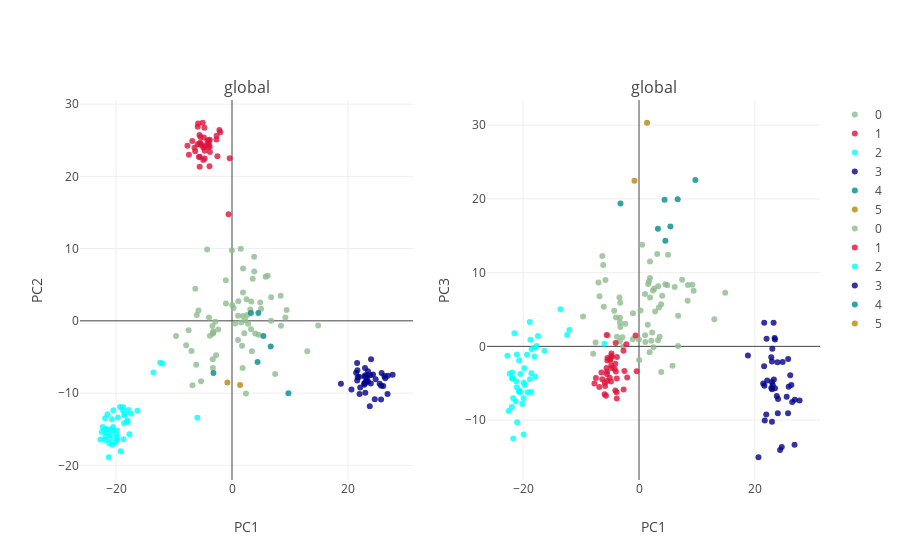

The cell this chart's notebook holds for it:
### Code cell
print('Number of markers: {}'.format(genotype.shape[1]))

print('Number of individuals: {}'.format(genotype.shape[0]))

pca2 = PCA(n_components=3, whiten=False,svd_solver='randomized')

feats= pca2.fit_transform(genotype)

##

## perform MeanShift clustering.
bandwidth = estimate_bandwidth(feats, quantile=0.15)

ms = MeanShift(bandwidth=bandwidth, bin_seeding=False, cluster_all=True, min_bin_freq=15)
ms.fit(feats)
labels1 = ms.labels_
label_select = {y:[x for x in range(len(labels1)) if labels1[x] == y] for y in sorted(list(set(labels1)))}

##

PCA_color_ref= ['darkseagreen','crimson', 'cyan', 'darkblue', 'darkcyan',
            'darkgoldenrod', 'darkgray', 'darkgrey', 'darkgreen',
            'darkkhaki', 'darkmagenta', 'darkolivegreen', 'darkorange',
            'darkorchid', 'darkred', 'darksalmon', 'darkseagreen',
            'darkslateblue', 'darkslategray', 'darkslategrey',
            'darkturquoise', 'darkviolet', 'deeppink']

from plotly import tools

fig_pca_subplots = tools.make_subplots(rows=1, cols=2,subplot_titles=tuple(['global','global']))

for subp in range(2):
    
    n_plot= subp
    
    coords= label_select
    
    for i in coords.keys():
        trace= go.Scatter(
        x = feats[coords[i],0],
        y = feats[coords[i],subp + 1],
        mode= "markers",
        name= str(i),
        marker= {
        'color': PCA_color_ref[i],
        'line': {'width': 0},
        'size': 6,
        'symbol': 'circle',
        "opacity": .8})
        
        fig_pca_subplots.append_trace(trace, int(n_plot/float(2)) + 1, subp + 1)
    
    fig_pca_subplots['layout']['yaxis' + str(n_plot + 1)].update(title='PC{}'.format(subp + 2))
    fig_pca_subplots['layout']['xaxis' + str(n_plot + 1)].update(title='PC1')

layout = go.Layout()

fig= go.Figure(data=fig_pca_subplots, layout=layout)
iplot(fig)

### Figure 1 — Plotly figure (JSON) as saved in the notebook; plotly's stock layout.template omitted (floating-point values rounded to 4 significant figures)
{"data": [{"marker": {"color": "darkseagreen", "line": {"width": 0}, "opacity": 0.8, "size": 6, "symbol": "circle"}, "mode": "markers", "name": "0", "type": "scatter", "uid": "e9b2f63b-0e82-43cd-a75d-21ca3e220298", "x": [-7.486, 3.143, -4.29, -5.789, 4.871, -3.299, -3.24, -6.991, -6.823, 1.586, -6.33, 6.161, 3.568, 1.047, 7.444, -3.331, 1.889, 6.741, 2.417, -6.183, 1.724, 1.893, 0.5532, 0.03442, -2.38, -9.663, 1.511, -3.301, 3.323, -3.803, 14.87, 1.095, -2.749, 5.02, -5.346, -7.911, 1.039, 3.282, 8.39, 3.823, -2.878, 0.2655, 4.562, 5.786, -0.02457, -1.04, 1.907, 2.509, 9.207, -3.382, 2.273, 9.43, 4.007, 3.842, 6.761, -3.972, -3.229, 8.441, 3.432, -6.083, 2.627, 1.83, 2.787, 12.99, -1.07, 2.135], "xaxis": "x", "y": [-1.318, 1.571, 9.867, 1.424, 2.527, -6.536, -1.664, -4.164, -8.919, -0.2382, 4.446, 6.248, 5.818, -2.662, -7.361, -5.318, 0.6529, 0.01125, -10.07, -6.091, -3.436, 3.939, -0.3552, 2.175, -1.194, -2.1, 9.974, -1.79, 2.671, -2.082, -0.6412, 2.708, -4.778, 1.663, -8.368, -3.39, 0.7113, -1.149, 3.466, 8.886, -0.1341, 1.774, -1.924, 6.094, 9.782, 2.393, 7.24, 2.978, 0.4682, -0.7009, 0.06469, 1.49, -1.759, 6.813, 3.265, 0.4525, -1.488, -0.6739, -4.194, 0.824, 0.8, -6.535, -0.3958, -4.224, 5.607, -1.704], "yaxis": "y"}, {"marker": {"color": "crimson", "line": {"width": 0}, "opacity": 0.8, "size": 6, "symbol": "circle"}, "mode": "markers", "name": "1", "type": "scatter", "uid": "114dccfa-8782-47e8-ba28-502738cc1398", "x": [-4.764, -5.462, -5.613, -2.177, -6.346, -6.859, -5.046, -4.704, -5.501, -4.841, -7.693, -2.652, -5.438, -5.852, -7.435, -5.558, -5.942, -3.886, -4.03, -4.006, -4.963, -4.08, -5.582, -5.704, -4.086, -3.811, -2.681, -3.838, -3.83, -2.036, -4.973, -4.781, -5.911, -4.234, -0.3979, -2.512, -4.762, -4.719, -6.477, -5.473, -0.5963], "xaxis": "x", "y": [26.74, 24.36, 25.73, 26.4, 23.49, 24.91, 27.42, 23.54, 24.67, 25.37, 24.25, 25.62, 25.44, 27.33, 22.99, 22.72, 24.45, 21.41, 24.96, 24.55, 22.26, 24.04, 21.32, 22.68, 24.49, 23.38, 25.09, 24.09, 25.06, 26.11, 24.01, 24.27, 26.88, 24.97, 22.52, 22.79, 24.1, 22.48, 23.95, 24.53, 14.75], "yaxis": "y"}, {"marker": {"color": "cyan", "line": {"width": 0}, "opacity": 0.8, "size": 6, "symbol": "circle"}, "mode": "markers", "name": "2", "type": "scatter", "uid": "3c1cfa13-4bce-46e0-ab2c-fc939b4553f2", "x": [-18.04, -21.04, -21.5, -19.69, -21.09, -20.52, -21.27, -21.08, -17.44, -21.71, -19.82, -18.05, -20.64, -19.33, -22.49, -20.48, -21.85, -21.2, -21.88, -19.93, -18.57, -17.9, -19.91, -16.34, -19.9, -18.53, -17.7, -20.73, -22.33, -20.68, -20.15, -18.74, -22.72, -18.82, -21.72, -21.93, -19.23, -18.85, -21.89, -18.62, -5.977, -13.56, -12.41, -12.02], "xaxis": "x", "y": [-14.02, -16.35, -12.95, -13.38, -15.03, -14.71, -18.89, -15.84, -12.85, -15.51, -16.54, -13.8, -15.2, -11.93, -15.38, -12.38, -16.06, -16.95, -16.48, -15.83, -12.95, -12.33, -15.18, -12.43, -16.16, -13.06, -15.72, -13.62, -14.71, -17.16, -16.86, -16.4, -16.43, -11.98, -15.01, -15.0, -18.04, -12.37, -13.47, -14.19, -13.41, -7.147, -5.793, -5.897], "yaxis": "y"}, {"marker": {"color": "darkblue", "line": {"width": 0}, "opacity": 0.8, "size": 6, "symbol": "circle"}, "mode": "markers", "name": "3", "type": "scatter", "uid": "32ee8401-bb33-4ace-be6a-ea1dd8faef89", "x": [21.7, 22.96, 26.9, 21.59, 26.45, 26.1, 23.01, 25.74, 23.96, 27.72, 22.83, 20.62, 23.41, 24.79, 24.34, 21.43, 23.9, 23.48, 21.61, 24.64, 24.0, 23.23, 22.02, 23.47, 25.83, 22.95, 21.96, 25.49, 22.83, 23.09, 22.95, 22.13, 23.28, 23.78, 22.93, 18.8, 25.73, 26.29, 26.85, 21.65], "xaxis": "x", "y": [-7.814, -6.525, -7.588, -5.824, -7.965, -9.027, -9.946, -9.002, -8.669, -7.461, -8.857, -9.496, -7.534, -8.075, -7.433, -7.196, -7.53, -6.965, -8.275, -10.85, -5.32, -8.328, -10.13, -8.383, -7.23, -8.672, -7.742, -8.704, -8.655, -8.503, -7.547, -9.244, -8.061, -11.82, -7.765, -8.713, -10.91, -7.642, -10.14, -6.828], "yaxis": "y"}, {"marker": {"color": "darkcyan", "line": {"width": 0}, "opacity": 0.8, "size": 6, "symbol": "circle"}, "mode": "markers", "name": "4", "type": "scatter", "uid": "c12d26ca-17ed-4c7b-b51f-5def9d7f81be", "x": [-3.201, 4.408, 5.42, 9.737, 3.269, 4.551, 6.679], "xaxis": "x", "y": [-7.219, -5.704, -2.089, -10.04, 1.096, 1.08, -3.541], "yaxis": "y"}, {"marker": {"color": "darkgoldenrod", "line": {"width": 0}, "opacity": 0.8, "size": 6, "symbol": "circle"}, "mode": "markers", "name": "5", "type": "scatter", "uid": "1182832f-8390-494a-96d2-09f630f249fb", "x": [-0.7939, 1.388], "xaxis": "x", "y": [-8.535, -8.889], "yaxis": "y"}, {"marker": {"color": "darkseagreen", "line": {"width": 0}, "opacity": 0.8, "size": 6, "symbol": "circle"}, "mode": "markers", "name": "0", "type": "scatter", "uid": "6e5e580f-0a0e-40bd-8728-f80bd84111d0", "x": [-7.486, 3.143, -4.29, -5.789, 4.871, -3.299, -3.24, -6.991, -6.823, 1.586, -6.33, 6.161, 3.568, 1.047, 7.444, -3.331, 1.889, 6.741, 2.417, -6.183, 1.724, 1.893, 0.5532, 0.03442, -2.38, -9.663, 1.511, -3.301, 3.323, -3.803, 14.87, 1.095, -2.749, 5.02, -5.346, -7.911, 1.039, 3.282, 8.39, 3.823, -2.878, 0.2655, 4.562, 5.786, -0.02457, -1.04, 1.907, 2.509, 9.207, -3.382, 2.273, 9.43, 4.007, 3.842, 6.761, -3.972, -3.229, 8.441, 3.432, -6.083, 2.627, 1.83, 2.787, 12.99, -1.07, 2.135], "xaxis": "x2", "y": [0.5076, 12.54, 4.831, 9.003, 8.278, 3.881, 5.923, 8.649, 6.793, 8.445, 12.27, 8.049, 1.315, 1.515, 9.031, 0.7057, 9.285, 0.05497, 7.584, 11.04, 8.806, 11.51, 13.79, -1.851, 3.052, 4.059, 2.917, 3.249, 8.168, 1.311, 7.282, 0.581, -0.01771, 12.42, 1.476, -1.01, 7.093, 0.8127, 6.188, 5.709, 1.225, 4.877, 8.442, -2.63, 0.9281, 4.484, 6.631, -0.1185, 8.369, 6.623, 1.876, 7.538, 6.871, -3.466, 4.152, 3.925, 2.634, 8.334, 5.289, 5.379, 7.858, -0.7941, 4.743, 3.68, 0.9751, 0.7738], "yaxis": "y2"}, {"marker": {"color": "crimson", "line": {"width": 0}, "opacity": 0.8, "size": 6, "symbol": "circle"}, "mode": "markers", "name": "1", "type": "scatter", "uid": "d8b08608-50af-4754-acf4-28728bfcae59", "x": [-4.764, -5.462, -5.613, -2.177, -6.346, -6.859, -5.046, -4.704, -5.501, -4.841, -7.693, -2.652, -5.438, -5.852, -7.435, -5.558, -5.942, -3.886, -4.03, -4.006, -4.963, -4.08, -5.582, -5.704, -4.086, -3.811, -2.681, -3.838, -3.83, -2.036, -4.973, -4.781, -5.911, -4.234, -0.3979, -2.512, -4.762, -4.719, -6.477, -5.473, -0.5963], "xaxis": "x2", "y": [-1.328, -1.91, -2.926, 0.2913, -4.455, -5.529, -4.268, -2.926, -3.455, -4.78, -5.041, -5.864, -1.581, -5.39, -4.301, -3.753, -6.495, -6.223, 0.4535, -3.406, -1.829, -5.973, 1.54, -6.688, -2.353, -1.455, -0.6093, -7.077, -4.372, -4.241, -1.745, -2.568, -4.931, -3.042, -3.386, -3.35, -0.9777, -1.333, -3.544, -4.65, 1.491], "yaxis": "y2"}, {"marker": {"color": "cyan", "line": {"width": 0}, "opacity": 0.8, "size": 6, "symbol": "circle"}, "mode": "markers", "name": "2", "type": "scatter", "uid": "cf2e0134-ef05-4093-b795-30bc849e4843", "x": [-18.04, -21.04, -21.5, -19.69, -21.09, -20.52, -21.27, -21.08, -17.44, -21.71, -19.82, -18.05, -20.64, -19.33, -22.49, -20.48, -21.85, -21.2, -21.88, -19.93, -18.57, -17.9, -19.91, -16.34, -19.9, -18.53, -17.7, -20.73, -22.33, -20.68, -20.15, -18.74, -22.72, -18.82, -21.72, -21.93, -19.23, -18.85, -21.89, -18.62, -5.977, -13.56, -12.41, -12.02], "xaxis": "x2", "y": [-0.1966, -10.31, 1.782, -5.237, -5.559, -6.21, -7.46, -1.115, 1.408, -12.51, -2.971, -1.391, -6.048, -1.13, -8.77, -3.754, -4.321, -4.739, -3.537, -7.032, -3.664, -4.116, -11.97, -0.5957, -4.922, -0.4046, 0.06569, -6.136, -3.714, -1.915, -7.834, 0.8991, -1.269, -4.477, -7.041, -8.229, -6.239, 3.297, -4.369, -6.197, 0.3456, 5.044, 1.552, 2.231], "yaxis": "y2"}, {"marker": {"color": "darkblue", "line": {"width": 0}, "opacity": 0.8, "size": 6, "symbol": "circle"}, "mode": "markers", "name": "3", "type": "scatter", "uid": "a500810e-cb89-4527-9b25-2ac9f0e19674", "x": [21.7, 22.96, 26.9, 21.59, 26.45, 26.1, 23.01, 25.74, 23.96, 27.72, 22.83, 20.62, 23.41, 24.79, 24.34, 21.43, 23.9, 23.48, 21.61, 24.64, 24.0, 23.23, 22.02, 23.47, 25.83, 22.95, 21.96, 25.49, 22.83, 23.09, 22.95, 22.13, 23.28, 23.78, 22.93, 18.8, 25.73, 26.29, 26.85, 21.65], "xaxis": "x2", "y": [-10.05, -5.808, -7.252, -2.698, -7.541, -3.906, -0.3086, -1.699, -9.086, -7.36, -5.649, -15.04, 1.139, -2.122, -14.04, -5.041, -2.147, -5.696, 3.219, -13.65, -7.156, 3.21, 1.017, 0.926, -5.478, -2.049, -9.227, -6.826, -1.481, -5.255, -10.23, -4.632, -4.492, -6.736, -4.849, -1.233, -9.076, -5.257, -13.35, -5.36], "yaxis": "y2"}, {"marker": {"color": "darkcyan", "line": {"width": 0}, "opacity": 0.8, "size": 6, "symbol": "circle"}, "mode": "markers", "name": "4", "type": "scatter", "uid": "398f7b44-b18a-4599-aa51-0401aa41277a", "x": [-3.201, 4.408, 5.42, 9.737, 3.269, 4.551, 6.679], "xaxis": "x2", "y": [19.37, 19.88, 16.28, 22.59, 15.97, 14.33, 19.94], "yaxis": "y2"}, {"marker": {"color": "darkgoldenrod", "line": {"width": 0}, "opacity": 0.8, "size": 6, "symbol": "circle"}, "mode": "markers", "name": "5", "type": "scatter", "uid": "1e309795-afed-446b-a92d-1954de4e655c", "x": [-0.7939, 1.388], "xaxis": "x2", "y": [22.48, 30.34], "yaxis": "y2"}], "layout": {"annotations": [{"font": {"size": 16}, "showarrow": false, "text": "global", "x": 0.225, "xanchor": "center", "xref": "paper", "y": 1, "yanchor": "bottom", "yref": "paper"}, {"font": {"size": 16}, "showarrow": false, "text": "global", "x": 0.775, "xanchor": "center", "xref": "paper", "y": 1, "yanchor": "bottom", "yref": "paper"}], "xaxis": {"anchor": "y", "domain": [0, 0.45], "title": "PC1"}, "xaxis2": {"anchor": "y2", "domain": [0.55, 1], "title": "PC1"}, "yaxis": {"anchor": "x", "domain": [0, 1], "title": "PC2"}, "yaxis2": {"anchor": "x2", "domain": [0, 1], "title": "PC3"}}}
